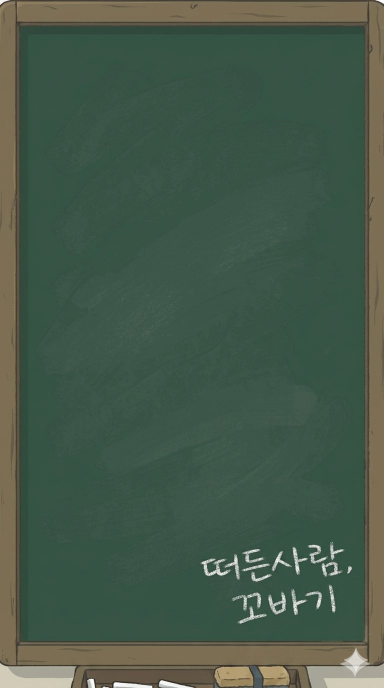
#> input picture bg.jpg, 768 x 1376 px (shown at 1/2 size)
$ python make_shorts.py
#> lines starting #> are read from the running program, lines starting #| are printed output that depends on the picture
import os, re, asyncio, subprocess
from PIL import Image, ImageEnhance
import edge_tts

def clean_str(val):
    return re.sub(r'[\r\n\t\x00-\x1f\x7f]', '', str(val)).strip()

TITLE = clean_str(os.environ.get("SHORTS_TITLE", "10초 일본어 #Shorts"))
HOOK = clean_str(os.environ.get("SHORTS_HOOK", "일본 친구랑 헤어질 때 자연스럽게 인사할 때"))
WORD = clean_str(os.environ.get("SHORTS_WORD", "お願いします"))
PRON = clean_str(os.environ.get("SHORTS_PRON", "おねがいします  [ 오네가이시마스 ]"))
MEANING = clean_str(os.environ.get("SHORTS_MEANING", "부탁합니다, 주세요"))
EXAMPLE = clean_str(os.environ.get("SHORTS_EXAMPLE", "お水をお願いします。"))
EXAMPLE_PRON = clean_str(os.environ.get("SHORTS_EXAMPLE_PRON", "오미즈오 오네가이시마스"))
EXAMPLE_KO = clean_str(os.environ.get("SHORTS_EXAMPLE_KO", "물 좀 부탁드립니다."))

VOICE_JP = "ja-JP-NanamiNeural"
VOICE_KO = "ko-KR-SunHiNeural"

async def generate_tts(text, voice, raw_file, final_file, rate="+5%", end_pad=0.15):
    await edge_tts.Communicate(text, voice, rate=rate, volume="+12%").save(raw_file)
    af = f"silenceremove=start_periods=1:start_silence=0.05:start_threshold=-45dB,areverse,silenceremove=start_periods=1:start_silence=0.05:start_threshold=-45dB,areverse,apad=pad_dur={end_pad}"
    subprocess.run(["ffmpeg", "-y", "-i", raw_file, "-af", af, "-c:a", "libmp3lame", "-q:a", "2", final_file], check=True)

def get_duration(filename):
    cmd = ["ffprobe", "-v", "error", "-show_entries", "format=duration", "-of", "default=noprint_wrappers=1:nokey=1", filename]
    return float(subprocess.run(cmd, stdout=subprocess.PIPE, stderr=subprocess.STDOUT).stdout)

def split_ko_2lines(text, max_chars=14):
    clean = " ".join(clean_str(text).split())
    words, lines, current = clean.split(" "), [], ""
    for w in words:
        if len(current) + len(w) + 1 <= max_chars:
            current = (current + " " + w).strip()
        else:
            if current:
                lines.append(current)
            current = w
            if len(lines) >= 2:
                break
    if current and len(lines) < 2:
        lines.append(current)
    line1 = clean_str(lines[0]) if len(lines) > 0 else ""
    line2 = clean_str(lines[1]) if len(lines) > 1 else ""
    return line1, line2

def split_jp_2lines(text, max_chars=18):
    clean = clean_str(text)
    if len(clean) <= max_chars:
        return clean, ""
    return clean_str(clean[:max_chars]), clean_str(clean[max_chars:max_chars*2])

def prepare_bg(out_path="final_bg.jpg"):
#> called with out_path = 'final_bg.jpg'
    for fname in ["bg.jpg", "bg.png", "bg.jpeg"]:
        if os.path.exists(fname):
            img = Image.open(fname).convert("RGB").resize((1080, 1920), Image.LANCZOS)
            ImageEnhance.Brightness(img).enhance(0.55).save(out_path, quality=92)
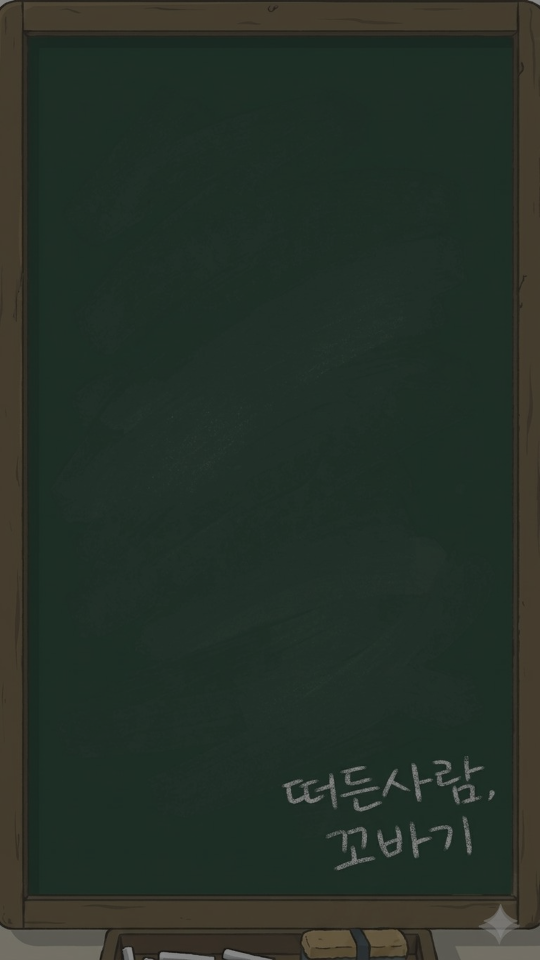
#> saved as final_bg.jpg: PIL image 1080x1920 RGB (shown at 1/2 size); mean R, G, B 38.1, 48.9, 40.1
            return
    Image.new("RGB", (1080, 1920), color=(15, 23, 42)).save(out_path)

def write_line(filename, text):
    with open(filename, "w", encoding="utf-8") as f:
        f.write(clean_str(text))

async def main():
    prepare_bg("final_bg.jpg")
    await generate_tts(HOOK, VOICE_KO, "h_raw.mp3", "h.mp3", rate="+12%", end_pad=0.20)
    await generate_tts(WORD, VOICE_JP, "w_raw.mp3", "w.mp3", rate="+0%", end_pad=0.20)
    await generate_tts(MEANING, VOICE_KO, "m_raw.mp3", "m.mp3", rate="+12%", end_pad=0.25)
    await generate_tts("문장 예시입니다.", VOICE_KO, "t_raw.mp3", "t.mp3", rate="+12%", end_pad=0.18)
    await generate_tts(EXAMPLE, VOICE_JP, "ex_raw.mp3", "ex.mp3", rate="+0%", end_pad=0.18)
    await generate_tts(EXAMPLE_KO, VOICE_KO, "exk_raw.mp3", "exk.mp3", rate="+12%", end_pad=0.30)

    d_h, d_w, d_m = get_duration("h.mp3"), get_duration("w.mp3"), get_duration("m.mp3")
    d_t, d_ex, d_exk = get_duration("t.mp3"), get_duration("ex.mp3"), get_duration("exk.mp3")

    t_word = d_h
    t_meaning = d_h + d_w
    t_example = d_h + d_w + d_m + d_t
    total_dur = t_example + d_ex + d_exk

    with open("concat.txt", "w") as f:
        f.write("file 'h.mp3'\nfile 'w.mp3'\nfile 'm.mp3'\nfile 't.mp3'\nfile 'ex.mp3'\nfile 'exk.mp3'\n")
    subprocess.run(["ffmpeg", "-y", "-f", "concat", "-safe", "0", "-i", "concat.txt", "-c", "copy", "raw_audio.mp3"], check=True)
    subprocess.run(["ffmpeg", "-y", "-i", "raw_audio.mp3", "-filter:a", "loudnorm=I=-15:TP=-1.5:LRA=11", "full_audio.mp3"], check=True)

    font_cjk = "/usr/share/fonts/opentype/noto/NotoSansCJK-Bold.ttc"
    if not os.path.exists(font_cjk):
        font_cjk = "/usr/share/fonts/truetype/noto/NotoSansCJK-Bold.ttc"
    font_ko = "/usr/share/fonts/truetype/nanum/NanumSquareRoundEB.ttf"
    if not os.path.exists(font_ko):
        font_ko = font_cjk

    hira_part, kor_pron_part = clean_str(PRON), ""
    if "[" in PRON:
        parts = PRON.split("[", 1)
        hira_part = clean_str(parts[0])
        kor_pron_part = "[" + clean_str(parts[1])
    if hira_part == WORD:
        hira_part = ""

    hook_1, hook_2 = split_ko_2lines(HOOK, 14)
    mean_1, mean_2 = split_ko_2lines(MEANING, 13)
    ex_jp_1, ex_jp_2 = split_jp_2lines(EXAMPLE, 18)
    ex_pr_1, ex_pr_2 = split_ko_2lines(EXAMPLE_PRON, 20)
    ex_ko_1, ex_ko_2 = split_ko_2lines(EXAMPLE_KO, 16)

    write_line("hook_1.txt", hook_1)
    write_line("hook_2.txt", hook_2)
    write_line("word.txt", WORD[:12])
    write_line("hira.txt", hira_part)
    write_line("kor_pron.txt", kor_pron_part)
    write_line("mean_1.txt", mean_1)
    write_line("mean_2.txt", mean_2)
    write_line("ex_jp_1.txt", ex_jp_1)
    write_line("ex_jp_2.txt", ex_jp_2)
    write_line("ex_pr_1.txt", ex_pr_1)
    write_line("ex_pr_2.txt", ex_pr_2)
    write_line("ex_ko_1.txt", ex_ko_1)
    write_line("ex_ko_2.txt", ex_ko_2)

    vf = (
        f"drawtext=fontfile={font_ko}:textfile=hook_1.txt:fontcolor=white:fontsize=60:borderw=6:bordercolor=black:x=(w-text_w)/2:y=190,"
        f"drawtext=fontfile={font_ko}:textfile=hook_2.txt:fontcolor=white:fontsize=60:borderw=6:bordercolor=black:x=(w-text_w)/2:y=268,"
        f"drawtext=fontfile={font_cjk}:textfile=word.txt:fontcolor=#00E5FF:fontsize=105:borderw=8:bordercolor=black:x=(w-text_w)/2:y=470:enable='gte(t,{t_word})',"
        f"drawtext=fontfile={font_cjk}:textfile=hira.txt:fontcolor=#E0E0E0:fontsize=46:borderw=4:bordercolor=black:x=(w-text_w)/2:y=620:enable='gte(t,{t_word})',"
        f"drawtext=fontfile={font_ko}:textfile=kor_pron.txt:fontcolor=#B2EBF2:fontsize=48:borderw=4:bordercolor=black:x=(w-text_w)/2:y=680:enable='gte(t,{t_word})',"
        f"drawtext=fontfile={font_ko}:textfile=mean_1.txt:fontcolor=#FFD600:fontsize=72:borderw=7:bordercolor=black:x=(w-text_w)/2:y=770:enable='gte(t,{t_meaning})',"
        f"drawtext=fontfile={font_ko}:textfile=mean_2.txt:fontcolor=#FFD600:fontsize=72:borderw=7:bordercolor=black:x=(w-text_w)/2:y=855:enable='gte(t,{t_meaning})',"
        f"drawtext=fontfile={font_cjk}:textfile=ex_jp_1.txt:fontcolor=white:fontsize=56:borderw=6:bordercolor=black:x=(w-text_w)/2:y=1010:enable='gte(t,{t_example})',"
        f"drawtext=fontfile={font_cjk}:textfile=ex_jp_2.txt:fontcolor=white:fontsize=56:borderw=6:bordercolor=black:x=(w-text_w)/2:y=1080:enable='gte(t,{t_example})',"
        f"drawtext=fontfile={font_ko}:textfile=ex_pr_1.txt:fontcolor=#80D8FF:fontsize=44:borderw=4:bordercolor=black:x=(w-text_w)/2:y=1200:enable='gte(t,{t_example})',"
        f"drawtext=fontfile={font_ko}:textfile=ex_pr_2.txt:fontcolor=#80D8FF:fontsize=44:borderw=4:bordercolor=black:x=(w-text_w)/2:y=1258:enable='gte(t,{t_example})',"
        f"drawtext=fontfile={font_ko}:textfile=ex_ko_1.txt:fontcolor=#00E676:fontsize=52:borderw=5:bordercolor=black:x=(w-text_w)/2:y=1380:enable='gte(t,{t_example})',"
        f"drawtext=fontfile={font_ko}:textfile=ex_ko_2.txt:fontcolor=#00E676:fontsize=52:borderw=5:bordercolor=black:x=(w-text_w)/2:y=1448:enable='gte(t,{t_example})'"
    )
    subprocess.run(["ffmpeg", "-y", "-loop", "1", "-i", "final_bg.jpg", "-i", "full_audio.mp3", "-vf", vf, "-t", f"{total_dur}", "-c:v", "libx264", "-pix_fmt", "yuv420p", "-c:a", "aac", "-shortest", "output.mp4"], check=True)
    print("제어문자 완전 제거 완료: output.mp4", flush=True)

if __name__ == "__main__":
    asyncio.run(main())
#> (the call stopped at `async def generate_tts(text, voice, raw_file, final_file, rate="+5%", ..`: edge_tts is not available in this run)
